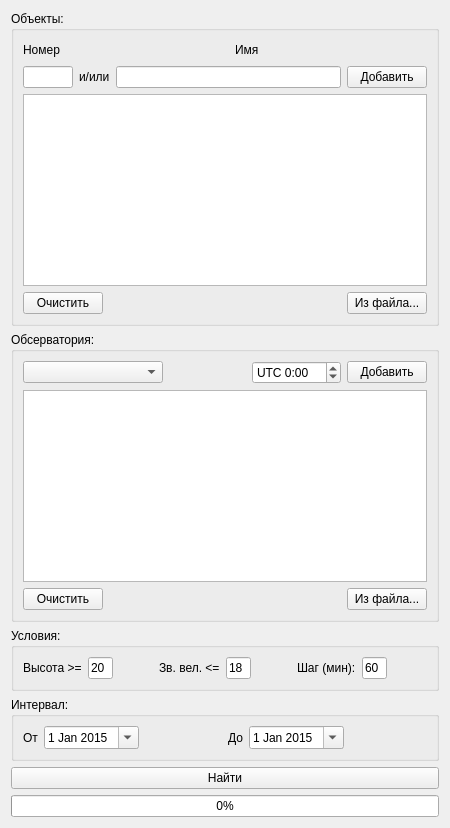
      <widget class="QWidget" name="ui_tabHunter">
       <attribute name="title">
        <string>HUNTER</string>
       </attribute>
       <layout class="QVBoxLayout" name="verticalLayout_9">
        <item>
         <widget class="QGroupBox" name="groupBox_8">
          <property name="title">
           <string>Объекты:</string>
          </property>
          <layout class="QVBoxLayout" name="verticalLayout_11">
           <item>
            <layout class="QHBoxLayout" name="horizontalLayout_31">
             <item>
              <widget class="QLabel" name="label_36">
               <property name="text">
                <string>Номер</string>
               </property>
              </widget>
             </item>
             <item>
              <spacer name="horizontalSpacer_18">
               <property name="orientation">
                <enum>Qt::Horizontal</enum>
               </property>
               <property name="sizeHint" stdset="0">
                <size>
                 <width>40</width>
                 <height>20</height>
                </size>
               </property>
              </spacer>
             </item>
             <item>
              <widget class="QLabel" name="label_35">
               <property name="text">
                <string>Имя</string>
               </property>
              </widget>
             </item>
             <item>
              <spacer name="horizontalSpacer_19">
               <property name="orientation">
                <enum>Qt::Horizontal</enum>
               </property>
               <property name="sizeHint" stdset="0">
                <size>
                 <width>40</width>
                 <height>20</height>
                </size>
               </property>
              </spacer>
             </item>
            </layout>
           </item>
           <item>
            <layout class="QHBoxLayout" name="horizontalLayout_7">
             <item>
              <widget class="QLineEdit" name="h_lineObjNum">
               <property name="maximumSize">
                <size>
                 <width>50</width>
                 <height>16777215</height>
                </size>
               </property>
               <property name="inputMask">
                <string/>
               </property>
               <property name="maxLength">
                <number>6</number>
               </property>
              </widget>
             </item>
             <item>
              <widget class="QLabel" name="label_12">
               <property name="text">
                <string>и/или</string>
               </property>
              </widget>
             </item>
             <item>
              <widget class="QLineEdit" name="h_lineObjName"/>
             </item>
             <item>
              <widget class="QPushButton" name="h_butObjAdd">
               <property name="text">
                <string>Добавить</string>
               </property>
              </widget>
             </item>
            </layout>
           </item>
           <item>
            <widget class="QListWidget" name="h_listObj"/>
           </item>
           <item>
            <layout class="QHBoxLayout" name="horizontalLayout_8">
             <item>
              <widget class="QPushButton" name="h_butObjClear">
               <property name="text">
                <string>Очистить</string>
               </property>
              </widget>
             </item>
             <item>
              <spacer name="horizontalSpacer_5">
               <property name="orientation">
                <enum>Qt::Horizontal</enum>
               </property>
               <property name="sizeHint" stdset="0">
                <size>
                 <width>40</width>
                 <height>20</height>
                </size>
               </property>
              </spacer>
             </item>
             <item>
              <widget class="QPushButton" name="h_butObjFile">
               <property name="text">
                <string>Из файла...</string>
               </property>
              </widget>
             </item>
            </layout>
           </item>
          </layout>
         </widget>
        </item>
        <item>
         <widget class="QGroupBox" name="groupBox_9">
          <property name="title">
           <string>Обсерватория:</string>
          </property>
          <layout class="QVBoxLayout" name="verticalLayout_12">
           <item>
            <layout class="QHBoxLayout" name="horizontalLayout_10">
             <item>
              <widget class="QComboBox" name="h_boxObs">
               <property name="minimumSize">
                <size>
                 <width>140</width>
                 <height>0</height>
                </size>
               </property>
              </widget>
             </item>
             <item>
              <spacer name="horizontalSpacer_14">
               <property name="orientation">
                <enum>Qt::Horizontal</enum>
               </property>
               <property name="sizeHint" stdset="0">
                <size>
                 <width>40</width>
                 <height>20</height>
                </size>
               </property>
              </spacer>
             </item>
             <item>
              <widget class="QDoubleSpinBox" name="h_lineUtc">
               <property name="prefix">
                <string>UTC </string>
               </property>
               <property name="suffix">
                <string>:00</string>
               </property>
               <property name="decimals">
                <number>0</number>
               </property>
               <property name="minimum">
                <double>-12.000000000000000</double>
               </property>
               <property name="maximum">
                <double>12.000000000000000</double>
               </property>
               <property name="singleStep">
                <double>0.500000000000000</double>
               </property>
              </widget>
             </item>
             <item>
              <widget class="QPushButton" name="h_butObsAdd">
               <property name="text">
                <string>Добавить</string>
               </property>
              </widget>
             </item>
            </layout>
           </item>
           <item>
            <widget class="QListWidget" name="h_listObs"/>
           </item>
           <item>
            <layout class="QHBoxLayout" name="horizontalLayout_9">
             <item>
              <widget class="QPushButton" name="h_butObsClear">
               <property name="text">
                <string>Очистить</string>
               </property>
              </widget>
             </item>
             <item>
              <spacer name="horizontalSpacer_15">
               <property name="orientation">
                <enum>Qt::Horizontal</enum>
               </property>
               <property name="sizeHint" stdset="0">
                <size>
                 <width>40</width>
                 <height>20</height>
                </size>
               </property>
              </spacer>
             </item>
             <item>
              <widget class="QPushButton" name="h_butObsFile">
               <property name="text">
                <string>Из файла...</string>
               </property>
              </widget>
             </item>
            </layout>
           </item>
          </layout>
         </widget>
        </item>
        <item>
         <widget class="QGroupBox" name="groupBox_10">
          <property name="minimumSize">
           <size>
            <width>0</width>
            <height>60</height>
           </size>
          </property>
          <property name="maximumSize">
           <size>
            <width>16777215</width>
            <height>16777215</height>
           </size>
          </property>
          <property name="title">
           <string>Условия:</string>
          </property>
          <layout class="QHBoxLayout" name="horizontalLayout_12">
           <item>
            <widget class="QLabel" name="label_10">
             <property name="text">
              <string>Высота &gt;=</string>
             </property>
            </widget>
           </item>
           <item>
            <widget class="QLineEdit" name="h_lineHeight">
             <property name="maximumSize">
              <size>
               <width>25</width>
               <height>16777215</height>
              </size>
             </property>
             <property name="inputMask">
              <string/>
             </property>
             <property name="text">
              <string>20</string>
             </property>
             <property name="maxLength">
              <number>2</number>
             </property>
            </widget>
           </item>
           <item>
            <spacer name="horizontalSpacer_12">
             <property name="orientation">
              <enum>Qt::Horizontal</enum>
             </property>
             <property name="sizeHint" stdset="0">
              <size>
               <width>40</width>
               <height>20</height>
              </size>
             </property>
            </spacer>
           </item>
           <item>
            <widget class="QLabel" name="label_11">
             <property name="text">
              <string>Зв. вел. &lt;=</string>
             </property>
            </widget>
           </item>
           <item>
            <widget class="QLineEdit" name="h_lineMag">
             <property name="maximumSize">
              <size>
               <width>25</width>
               <height>16777215</height>
              </size>
             </property>
             <property name="text">
              <string>18</string>
             </property>
             <property name="maxLength">
              <number>2</number>
             </property>
            </widget>
           </item>
           <item>
            <spacer name="horizontalSpacer_13">
             <property name="orientation">
              <enum>Qt::Horizontal</enum>
             </property>
             <property name="sizeHint" stdset="0">
              <size>
               <width>40</width>
               <height>20</height>
              </size>
             </property>
            </spacer>
           </item>
           <item>
            <widget class="QLabel" name="label_9">
             <property name="text">
              <string>Шаг (мин):</string>
             </property>
            </widget>
           </item>
           <item>
            <widget class="QLineEdit" name="h_lineStep">
             <property name="maximumSize">
              <size>
               <width>25</width>
               <height>16777215</height>
              </size>
             </property>
             <property name="text">
              <string>60</string>
             </property>
             <property name="maxLength">
              <number>3</number>
             </property>
            </widget>
           </item>
           <item>
            <spacer name="horizontalSpacer_21">
             <property name="orientation">
              <enum>Qt::Horizontal</enum>
             </property>
             <property name="sizeHint" stdset="0">
              <size>
               <width>40</width>
               <height>20</height>
              </size>
             </property>
            </spacer>
           </item>
          </layout>
         </widget>
        </item>
        <item>
         <widget class="QGroupBox" name="groupBox_11">
          <property name="minimumSize">
           <size>
            <width>0</width>
            <height>60</height>
           </size>
          </property>
          <property name="title">
           <string>Интервал:</string>
          </property>
          <layout class="QHBoxLayout" name="horizontalLayout_13">
           <item>
            <widget class="QLabel" name="label_7">
             <property name="text">
              <string>От</string>
             </property>
            </widget>
           </item>
           <item>
            <widget class="QDateEdit" name="h_dateFrom">
             <property name="dateTime">
              <datetime>
               <hour>0</hour>
               <minute>0</minute>
               <second>0</second>
               <year>2015</year>
               <month>1</month>
               <day>1</day>
              </datetime>
             </property>
             <property name="calendarPopup">
              <bool>true</bool>
             </property>
            </widget>
           </item>
           <item>
            <spacer name="horizontalSpacer_3">
             <property name="orientation">
              <enum>Qt::Horizontal</enum>
             </property>
             <property name="sizeHint" stdset="0">
              <size>
               <width>40</width>
               <height>20</height>
              </size>
             </property>
            </spacer>
           </item>
           <item>
            <widget class="QLabel" name="label_8">
             <property name="text">
              <string>До</string>
             </property>
            </widget>
           </item>
           <item>
            <widget class="QDateEdit" name="h_dateTo">
             <property name="dateTime">
              <datetime>
               <hour>0</hour>
               <minute>0</minute>
               <second>0</second>
               <year>2015</year>
               <month>1</month>
               <day>1</day>
              </datetime>
             </property>
             <property name="calendarPopup">
              <bool>true</bool>
             </property>
            </widget>
           </item>
           <item>
            <spacer name="horizontalSpacer_22">
             <property name="orientation">
              <enum>Qt::Horizontal</enum>
             </property>
             <property name="sizeHint" stdset="0">
              <size>
               <width>40</width>
               <height>20</height>
              </size>
             </property>
            </spacer>
           </item>
          </layout>
         </widget>
        </item>
        <item>
         <widget class="QPushButton" name="h_btnFind">
          <property name="text">
           <string>Найти</string>
          </property>
         </widget>
        </item>
        <item>
         <widget class="QProgressBar" name="h_prgBar">
          <property name="maximum">
           <number>100</number>
          </property>
          <property name="value">
           <number>0</number>
          </property>
          <property name="alignment">
           <set>Qt::AlignCenter</set>
          </property>
         </widget>
        </item>
       </layout>
      </widget>
